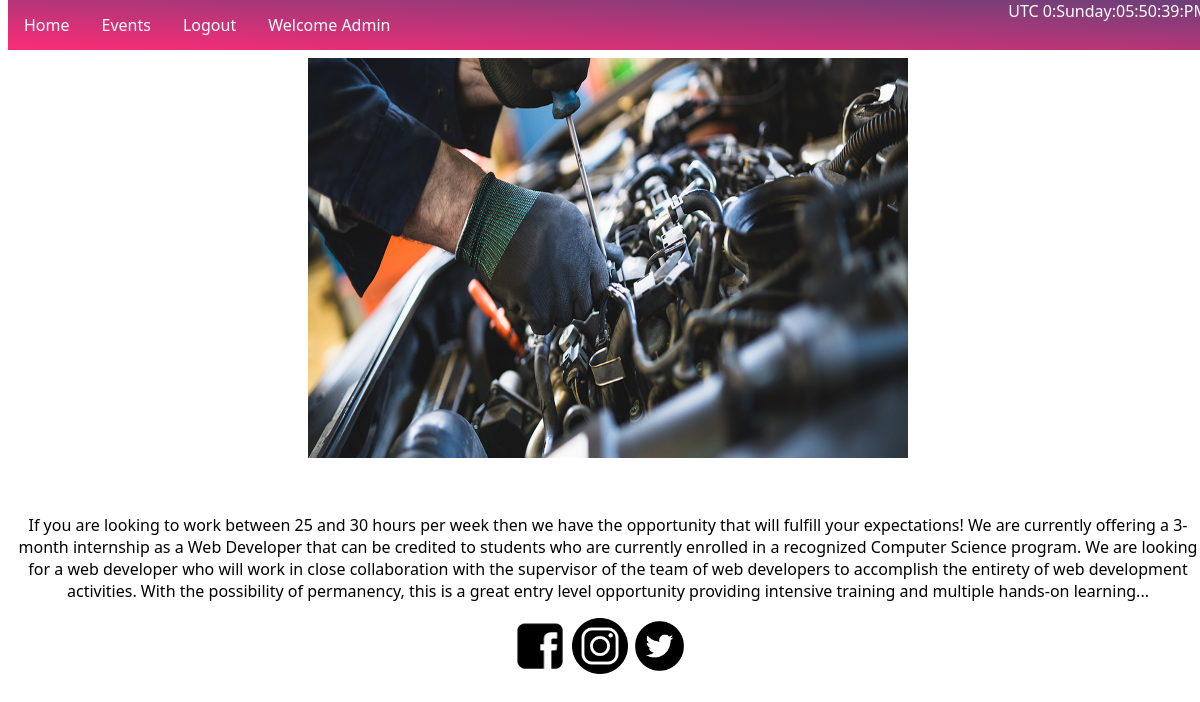
The page /Events/index.php (signed in) on the database its author committed.
### tables this page shows
CREATE TABLE IF NOT EXISTS `events` (
  `ID` int(1) NOT NULL,
  `imgAddr` varchar(50) NOT NULL,
  `des` varchar(350) NOT NULL,
  `date` varchar(10) NOT NULL
);

### Home/php/operation.php (called while the page is built, shortened)
<?php
$conn = OpenCon();
   $sql = "SELECT * FROM events";
   mysqli_select_db($conn,'events');
   $retval = mysqli_query(  $conn,$sql );
?>

### Events/index.php (the view, shortened to what this page needs)
<!DOCTYPE html>
<html>
<head>
    <link rel="stylesheet" type="text/css" href="css/main.css">
    <?php include '../Home/php/operation.php';?>
</head>
<body>
    <div class="fixed">
        <div class="navbar">
            <a href="http://localhost/CarDealer/">Home</a>
            <div class="dropdown">
                <button class="dropbtn">Events
                </button>
                        <?php
                while($rows=$retval->fetch_assoc())
                {
                    $image = $rows['imgAddr'];
                    $detail=substr($image,0,-3)."txt";
                    $image_src = "../Home/homeimage/".$image;
                        ?>
                            <?php
                }
             ?>
            </div>
            <a href="http://localhost/CarDealer/Registration&Login/Login/logout.php">Logout </a>
            <a href="">Welcome <?php echo $_SESSION['name']?></a>
            <div class="date" id="datetime"></div>
        </div>
    </div>
    <div class="fonting">
        <img class="display" style="height:400px; width:600px;" src="<?php echo $image_src;?>">
        <p>
            <?php $myfile = fopen("../Home/homeimage/".$detail, "r") or die("Unable to open file!");
        echo fread($myfile,filesize("../Home/homeimage/".$detail));
        fclose($myfile);?></p>
    </div>
</body>
<footer>
    <a href=" https://www.fb.com"><img class=" sociallogo" src="../Home/homeimage/fblogo.png"></a>
    <a href="https://www.instagram.com"><img class="sociallogo" src="../Home/homeimage/instalogo.png"></a>
    <a href="https://www.twitter.com"><img class="sociallogo" src="../Home/homeimage/twitterlogo.png"></a>
</footer>
</html>

### Events/css/main.css (style rules this page uses)
* { box-sizing: border-box; }
body { font-family: "Segoe UI", Tahoma, Geneva, Verdana, sans-serif; background-color: white; background-image: none; background-size: 1366px 650px; background-repeat: no-repeat; background-attachment: fixed; width: 100%; height: 100%; min-width: 1000px; min-height: 1000px; }
.navbar { background: -webkit-gradient(linear, left bottom, right top, from(#fc2c77), to(#6c4079)); background: -webkit-linear-gradient(bottom left, #fc2c77 0%, #6c4079 100%); background: -moz-linear-gradient(bottom left, #fc2c77 0%, #6c4079 100%); background: -o-linear-gradient(bottom left, #fc2c77 0%, #6c4079 100%); background: linear-gradient(to top right, #fc2c77 0%, #6c4079 100%); overflow: hidden; background-color: #333; }
.fixed { position: fixed; top: 0; width: 100%; }
.fixed .date { float: right; color: white; }
.navbar a { float: left; font-size: 16px; color: white; text-align: center; padding: 14px 16px; text-decoration: none; }
.dropdown { float: left; overflow: hidden; }
.dropdown .dropbtn { font-size: 16px; border: none; outline: none; color: white; padding: 14px 16px; background-color: inherit; font-family: inherit; margin: 0; }
.sociallogo { width: 8%; height: 8%; }
.fonting { color: black; text-align: center; }
.display { text-align: center; margin-top: 50px; margin-bottom: 30px; }
footer { margin-left: 42%; }

### rows shown on the page
events: imgAddr (picture), imgAddr "If you are looking to work between 25 and 30 hours per week then we have the opportunity that will fulfill your expectations! We are currently offering a 3-month internship as a Web Developer that can be credited to students who are currently enrolled in a recognized Computer Science program. We are looking for a web developer who will work in close collaboration with the supervisor of the team of web developers to accomplish the entirety of web development activities. With the possibility of permanency, this is a great entry level opportunity providing intensive training and multiple hands-on learning..."

### other values the page prints
$_SESSION['name'] "Admin"
